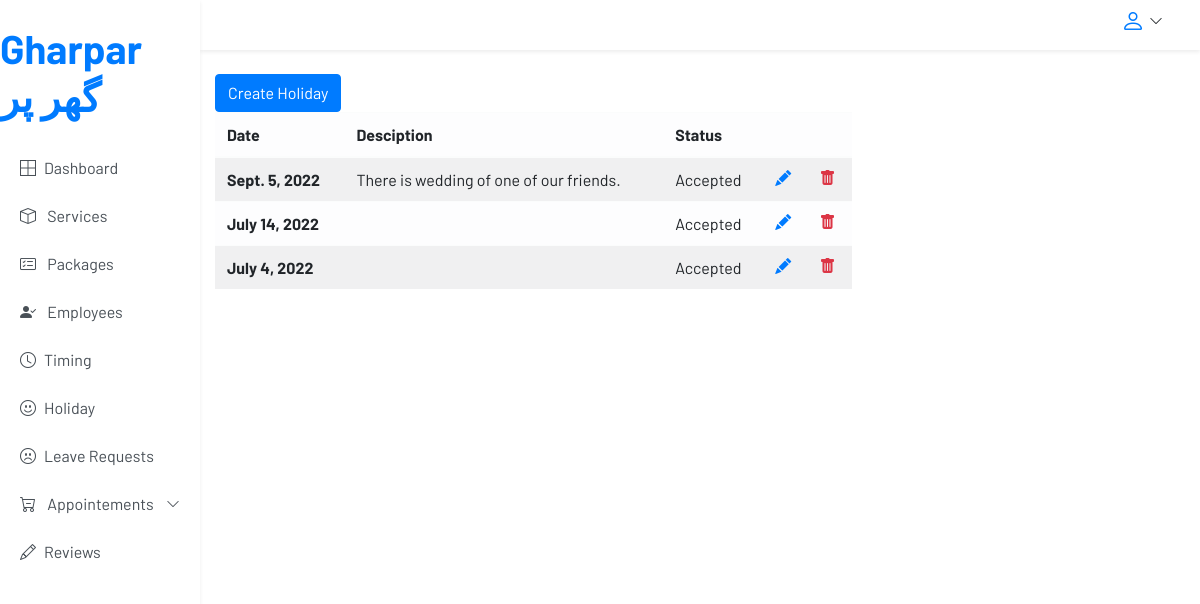
Screenshot of /holiday/ (signed in) with the database file from the repository.
### accounts/models.py (models this page shows, shortened)
class Holiday(models.Model):
    uuid = models.UUIDField(default=uuid.uuid4, editable=False,null=True, blank=True)
    CHOICES= (
        ('Accepted', 'Accepted'),
        ('Rejected', 'Rejected'),
        ('Pending', 'Pending'),
        )
    created_by = models.ForeignKey(
        User, related_name='Holiday', null=True, blank=True,on_delete=models.SET_NULL)
    date = models.DateField()
    holiday = models.BooleanField(default=False, null=True, blank=True)
    description = models.TextField(null=True, blank=True)
    accepted = models.CharField(choices=CHOICES,default='Pending', max_length=100,null=True, blank=True)
    image = models.ImageField(upload_to="holiday_pictures", blank=True, null=True)

### core/views.py (the view)
# urls.py: path('holiday/', employee_holiday_view, name='holiday'),
def employee_holiday_view(request):
    user = request.user
    if user.is_authenticated:
        if user.is_employee:
            holidays = Holiday.objects.filter(
                created_by=user).order_by('-date')
            context = {
                'holidays': holidays,
            }
        elif user.is_superuser:
            holidays = Holiday.objects.filter(
                created_by=user).order_by('-date')
            context = {
                'holidays': holidays,
            }
    else:
        messages.error(request, 'You do not have permission to view a holiday')
    return render(request, 'employee/holiday.html', context)

### templates/employee/holiday.html (shortened to what this page needs)
{% extends "partials/base.html" %} {% load static %} {% block content %}
<main class="container-fluid">
            <section class="row">
        <div class="col-md-6 col-lg-8">
        {% if request.user.is_superuser %}
              <a href="{% url 'holiday_create' %}" class="btn btn-primary" type="button">Create Holiday</a>
        {% else %}
              <a href="{% url 'holiday_create' %}" class="btn btn-primary" type="button">Ask For Leave</a>
        {% endif %}
              <table class="table table-striped table-light table-hover w-100">
        <thead>
          <tr>
            <th>Date</th>
            <th>Desciption</th>
            <th>Status</th>
            <th></th>
            <th></th>
          </tr>
        </thead>
        <tbody>
          {% for holiday in holidays %}
          <tr>
            <td class="font-weight-bold">{{holiday.date}}<br></td>
            <td >{{holiday.description}}</td>
            <td>{{holiday.accepted}}</td>
            {% if request.user.is_superuser %}
            <td>
            <a href="{% url 'leave_status' holiday.uuid %}">
                  <i class="bi bi-pencil-fill text-primary"></i>
            </a>
            </td>
            {% endif %}
            <td>
            <a href="{% url 'holiday_delete' holiday.uuid %}">
                <i class="bi bi-trash-fill text-danger"></i>
            </a>
            </td>
          </tr>
          {% endfor %}
        </tbody>
      </table>
              </div>
            </section>
</main>
{% endblock %}

### static/css/admin_style.css (style rules this page uses)
body { font-family: 'Barlow', sans-serif; }

### rows the page displays
Holiday: date "Sept. 5, 2022", description "There is wedding of one of our friends.", accepted "Accepted"
Holiday: date "July 14, 2022", accepted "Accepted"
Holiday: date "July 4, 2022", accepted "Accepted"
